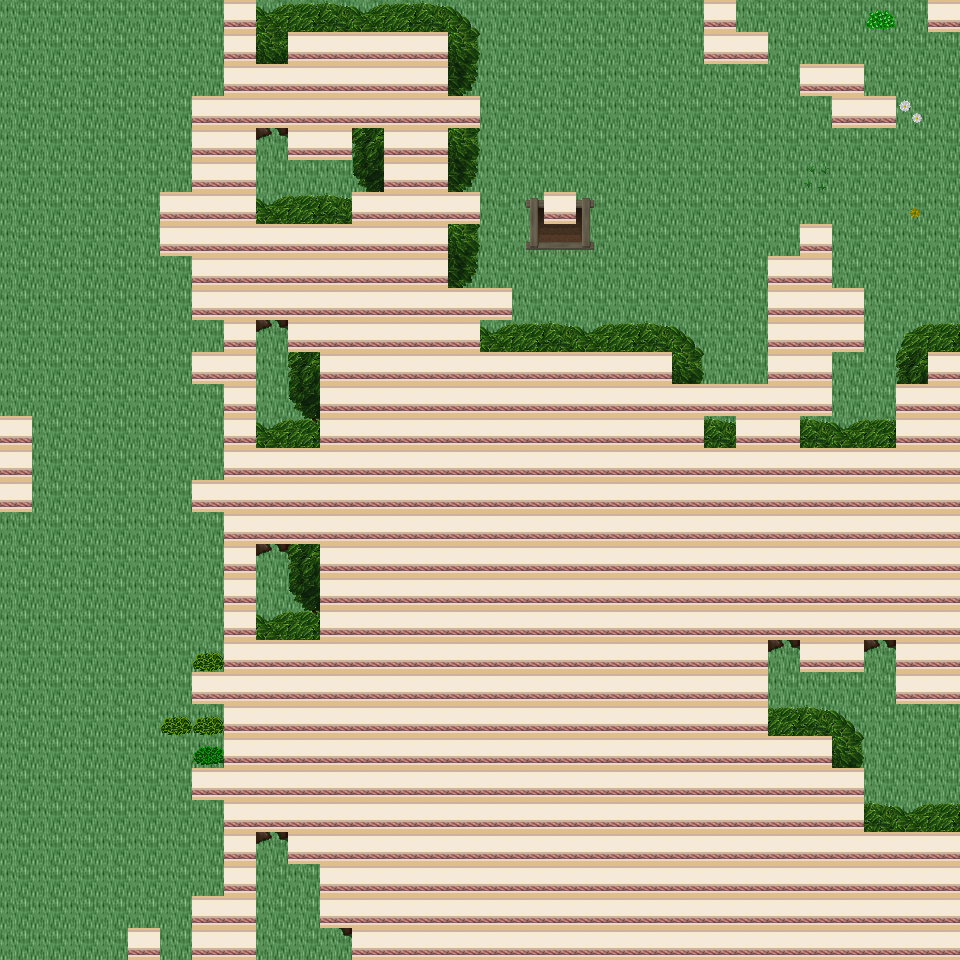

The image is a tile-based game level rendered from a .tmx file. Its description and source (layers, tilesets, objects; grid data summarised) follow:
An orthogonal 30x30 tile map with 32x32 px tiles, 6 tile layers (Ground, Object, Object2, Above, ...), 32 tilesets and 8 objects (8x mapExit).

<map version="1.0" orientation="orthogonal" renderorder="right-down" width="30" height="30" tilewidth="32" tileheight="32" nextobjectid="9">
  <tileset firstgid="1" name="tileset_building_wall_int_wall_pale" tilewidth="32" tileheight="32" tilecount="16" columns="2">
    <image source="../drawable/tileset_building_wall_int_wall_pale.png" width="64" height="256" />
  </tileset>
  <tileset firstgid="17" name="tileset_ground_ground" tilewidth="32" tileheight="32" tilecount="33" columns="3">
    <image source="../drawable/tileset_ground_ground.png" width="96" height="352" />
  </tileset>
  <tileset firstgid="50" name="tileset_plant_bush_bushes" tilewidth="32" tileheight="32" tilecount="10" columns="5">
    <image source="../drawable/tileset_plant_bush_bushes.png" width="160" height="64" />
  </tileset>
  <tileset firstgid="60" name="tileset_plant_flower_daisy_blue" tilewidth="32" tileheight="32" tilecount="8" columns="2">
    <image source="../drawable/tileset_plant_flower_daisy_blue.png" width="64" height="128" />
  </tileset>
  <tileset firstgid="68" name="tileset_plant_flower_daisy_red" tilewidth="32" tileheight="32" tilecount="8" columns="2">
    <image source="../drawable/tileset_plant_flower_daisy_red.png" width="64" height="128" />
  </tileset>
  <tileset firstgid="76" name="tileset_plant_flower_daisy_white" tilewidth="32" tileheight="32" tilecount="8" columns="2">
    <image source="../drawable/tileset_plant_flower_daisy_white.png" width="64" height="128" />
  </tileset>
  <tileset firstgid="84" name="tileset_plant_flower_daisy_yellow" tilewidth="32" tileheight="32" tilecount="8" columns="2">
    <image source="../drawable/tileset_plant_flower_daisy_yellow.png" width="64" height="128" />
  </tileset>
  <tileset firstgid="92" name="tileset_plant_tree_tree_green" tilewidth="32" tileheight="32" tilecount="88" columns="8">
    <image source="../drawable/tileset_plant_tree_tree_green.png" width="256" height="352" />
  </tileset>
  <tileset firstgid="180" name="tileset_ground_ladder_steps" tilewidth="32" tileheight="32" tilecount="6" columns="3">
    <image source="../drawable/tileset_ground_ladder_steps.png" width="96" height="64" />
  </tileset>
  <tileset firstgid="186" name="tileset_building_fence_wooden_brown_fence" tilewidth="32" tileheight="32" tilecount="42" columns="7">
    <image source="../drawable/tileset_building_fence_wooden_brown_fence.png" width="224" height="192" />
  </tileset>
  <tileset firstgid="228" name="tileset_ground_earth_edges" tilewidth="32" tileheight="32" tilecount="18" columns="6">
    <image source="../drawable/tileset_ground_earth_edges.png" width="192" height="96" />
  </tileset>
  <tileset firstgid="246" name="tileset_ground_grass_edges" tilewidth="32" tileheight="32" tilecount="36" columns="12">
    <image source="../drawable/tileset_ground_grass_edges.png" width="384" height="96" />
  </tileset>
  <tileset firstgid="282" name="tileset_ground_grass_corners" tilewidth="32" tileheight="32" tilecount="24" columns="6">
    <image source="../drawable/tileset_ground_grass_corners.png" width="192" height="128" />
  </tileset>
  <tileset firstgid="306" name="tileset_logic_collision" tilewidth="32" tileheight="32" tilecount="1" columns="1">
    <image source="../drawable/tileset_logic_collision.png" width="32" height="32" />
  </tileset>
  <tileset firstgid="307" name="tileset_plant_tree_apple_tree" tilewidth="32" tileheight="32" tilecount="9" columns="3">
    <image source="../drawable/tileset_plant_tree_apple_tree.png" width="96" height="96" />
  </tileset>
  <tileset firstgid="316" name="tileset_plant_flower_pointed_yellow" tilewidth="32" tileheight="32" tilecount="2" columns="2">
    <image source="../drawable/tileset_plant_flower_pointed_yellow.png" width="64" height="32" />
  </tileset>
  <tileset firstgid="318" name="tileset_plant_flower_planted_containers" tilewidth="32" tileheight="32" tilecount="16" columns="4">
    <image source="../drawable/tileset_plant_flower_planted_containers.png" width="128" height="128" />
  </tileset>
  <tileset firstgid="334" name="tileset_item_firewood" tilewidth="32" tileheight="32" tilecount="12" columns="3">
    <image source="../drawable/tileset_item_firewood.png" width="96" height="128" />
  </tileset>
  <tileset firstgid="346" name="tileset_plant_flower_hothouse_flowers" tilewidth="32" tileheight="32" tilecount="72" columns="6">
    <image source="../drawable/tileset_plant_flower_hothouse_flowers.png" width="192" height="384" />
  </tileset>
  <tileset firstgid="418" name="tileset_ground_water_pool" tilewidth="32" tileheight="32" tilecount="72" columns="3">
    <image source="../drawable/tileset_ground_water_pool.png" width="96" height="768" />
  </tileset>
  <tileset firstgid="490" name="tileset_ground_rock_rubble" tilewidth="32" tileheight="32" tilecount="9" columns="3">
    <image source="../drawable/tileset_ground_rock_rubble.png" width="96" height="96" />
  </tileset>
  <tileset firstgid="499" name="tileset_logic_portal" tilewidth="32" tileheight="32" tilecount="24" columns="8">
    <image source="../drawable/tileset_logic_portal.png" width="256" height="96" />
  </tileset>
  <tileset firstgid="523" name="tileset_logic_creature_animal" tilewidth="32" tileheight="32" tilecount="32" columns="8">
    <image source="../drawable/tileset_logic_creature_animal.png" width="256" height="128" />
  </tileset>
  <tileset firstgid="555" name="tileset_logic_item_resources" tilewidth="32" tileheight="32" tilecount="6" columns="6">
    <image source="../drawable/tileset_logic_item_resources.png" width="192" height="32" />
  </tileset>
  <tileset firstgid="561" name="tileset_ground_rock_rocks_3" tilewidth="32" tileheight="32" tilecount="16" columns="4">
    <image source="../drawable/tileset_ground_rock_rocks_3.png" width="128" height="128" />
  </tileset>
  <tileset firstgid="577" name="tileset_ground_rock_rocks" tilewidth="32" tileheight="32" tilecount="4" columns="2">
    <image source="../drawable/tileset_ground_rock_rocks.png" width="64" height="64" />
  </tileset>
  <tileset firstgid="581" name="tileset_logic_item_fruits" tilewidth="32" tileheight="32" tilecount="16" columns="8">
    <image source="../drawable/tileset_logic_item_fruits.png" width="256" height="64" />
  </tileset>
  <tileset firstgid="597" name="tileset_item_postbox" tilewidth="32" tileheight="32" tilecount="4" columns="2">
    <image source="../drawable/tileset_item_postbox.png" width="64" height="64" />
  </tileset>
  <tileset firstgid="601" name="tileset_plant_tree_umbrella_thorn" tilewidth="32" tileheight="32" tilecount="18" columns="6">
    <image source="../drawable/tileset_plant_tree_umbrella_thorn.png" width="192" height="96" />
  </tileset>
  <tileset firstgid="619" name="tileset_plant_grasses" tilewidth="32" tileheight="32" tilecount="6" columns="3">
    <image source="../drawable/tileset_plant_grasses.png" width="96" height="64" />
  </tileset>
  <tileset firstgid="625" name="tileset_building_house_pink_blue" tilewidth="32" tileheight="32" tilecount="99" columns="11">
    <image source="../drawable/tileset_building_house_pink_blue.png" width="352" height="288" />
  </tileset>
  <tileset firstgid="724" name="tileset_logic_creature_fowl" tilewidth="32" tileheight="32" tilecount="6" columns="6">
    <image source="../drawable/tileset_logic_creature_fowl.png" width="192" height="32" />
  </tileset>
  <layer name="Ground" width="30" height="30">
    <data>[900 cells, 900 non-empty, 1 distinct tile ids]</data>
  </layer>
  <layer name="Object" width="30" height="30">
    <data>[900 cells, 78 non-empty, 22 distinct tile ids]</data>
  </layer>
  <layer name="Object2" width="30" height="30">
    <data>[900 cells, 80 non-empty, 8 distinct tile ids]</data>
  </layer>
  <layer name="Above" width="30" height="30">
    <data>[900 cells, 429 non-empty, 20 distinct tile ids]</data>
  </layer>
  <layer name="Above2" width="30" height="30">
    <data>[900 cells, 0 non-empty, 0 distinct tile ids]</data>
  </layer>
  <layer name="Walkable" width="30" height="30">
    <data>[900 cells, 485 non-empty, 1 distinct tile ids]</data>
  </layer>
  <objectgroup name="MapEvents">
    <object id="1" name="north" type="mapExit" x="0" y="0" width="224" height="32">
      <properties>
        <property name="map" value="level_0_x140_y111" />
        <property name="x" value="0" />
        <property name="y" value="28" />
      </properties>
    </object>
    <object id="2" name="north2" type="mapExit" x="256" y="0" width="448" height="32">
      <properties>
        <property name="map" value="level_0_x140_y111" />
        <property name="x" value="8" />
        <property name="y" value="28" />
      </properties>
    </object>
    <object id="3" name="north3" type="mapExit" x="736" y="0" width="192" height="32">
      <properties>
        <property name="map" value="level_0_x140_y111" />
        <property name="x" value="23" />
        <property name="y" value="28" />
      </properties>
    </object>
    <object id="4" name="south" type="mapExit" x="0" y="928" width="128" height="32">
      <properties>
        <property name="map" value="level_0_x140_y113" />
        <property name="x" value="0" />
        <property name="y" value="1" />
      </properties>
    </object>
    <object id="5" name="south2" type="mapExit" x="160" y="928" width="32" height="32">
      <properties>
        <property name="map" value="level_0_x140_y113" />
        <property name="x" value="5" />
        <property name="y" value="1" />
      </properties>
    </object>
    <object id="6" name="south3" type="mapExit" x="256" y="928" width="96" height="32">
      <properties>
        <property name="map" value="level_0_x140_y113" />
        <property name="x" value="8" />
        <property name="y" value="1" />
      </properties>
    </object>
    <object id="7" name="west" type="mapExit" x="0" y="0" width="32" height="416">
      <properties>
        <property name="map" value="level_0_x139_y112" />
        <property name="x" value="28" />
        <property name="y" value="0" />
      </properties>
    </object>
    <object id="8" name="west2" type="mapExit" x="0" y="512" width="32" height="448">
      <properties>
        <property name="map" value="level_0_x139_y112" />
        <property name="x" value="28" />
        <property name="y" value="16" />
      </properties>
    </object>
  </objectgroup>
</map>
